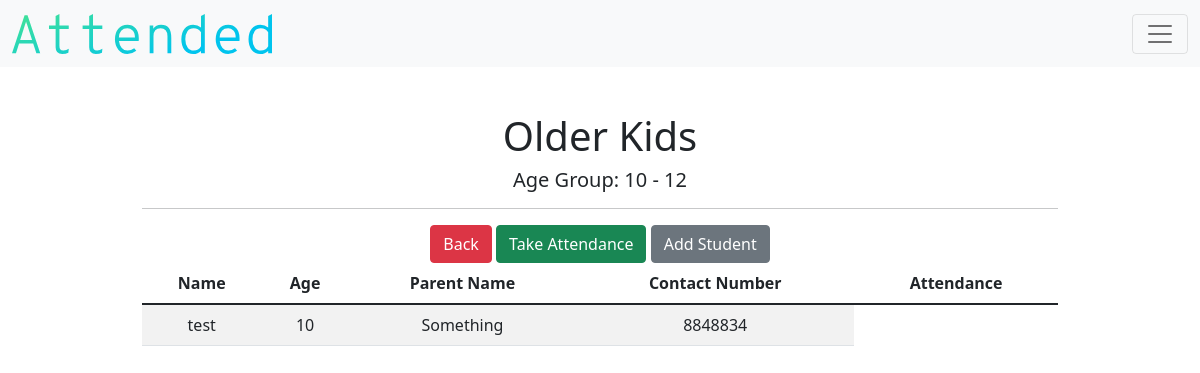
Page /detail_class/4 (signed in) on the committed database.
### models.py (models this page shows)
class Class(db.Model):
    __tablename__ = "class"
    id = db.Column(db.Integer, primary_key=True)
    teacher_id = db.Column(db.Integer, db.ForeignKey("teacher.id"))
    name = db.Column(db.String(), nullable=False)
    lowest_age = db.Column(db.Integer, nullable=False)
    highest_age = db.Column(db.Integer, nullable=False)
    count = db.Column(db.Integer)

class Student(db.Model):
    __tablename__ = "student"
    id = db.Column(db.Integer, primary_key=True)
    teacher_id = db.Column(db.Integer, db.ForeignKey("teacher.id"))
    class_id = db.Column(db.Integer, nullable=True)
    name = db.Column(db.String(), nullable=False)
    birth = db.Column(db.String(),nullable=False)
    age = db.Column(db.Integer(), nullable=False)
    parent = db.Column(db.String(), nullable=False)
    parent2 = db.Column(db.String(), nullable=True)
    number = db.Column(db.Integer, nullable=False)
    number2 = db.Column(db.Integer, nullable=True)
    email = db.Column(db.String(), nullable=False)
    email2 = db.Column(db.String(), nullable=True)
    address = db.Column(db.String(), nullable=False)
    city = db.Column(db.String(), nullable=False)
    state = db.Column(db.String(), nullable=False)
    postcode = db.Column(db.Integer, nullable=False)

### application.py (the view)
@app.route("/detail_class/<string:id>")
def detail_class(id):
    if not current_user.is_authenticated:
        return redirect("/login")
    else:
        TABLE_HEADERS=["Name", "Age", "Parent Name", "Contact Number", "Attendance"]
        teacher = current_user.get_id()
        class_object = Class.query.filter_by(id = id).first()
        students = Student.query.filter_by(class_id=id, teacher_id=teacher)
        return render_template("detail-class.html", classes=class_object, headers=TABLE_HEADERS, students=students)

### application.py (called while the page is built)
@login.user_loader
def load_user(id):
    return Teacher.query.get(id)

### templates/detail-class.html
{% extends "layout.html" %}
{% block main %}
        <h1>{{classes.name}}</h1>
        <h5> Age Group: {{classes.lowest_age}} - {{classes.highest_age}} </h5>
        <hr>
        <div class="d-grid gap-2 d-md-block">
          <a class="btn btn-danger" id="detail-class-back" href="/class" type="button">Back</a>
          <a class="btn btn-success" id="detail-class-attendance" href="#" role="button">Take Attendance</a>
          <a class="btn btn-secondary" id="detail-class-add" href="/add_student_class/{{classes.id}}" role="button">Add Student</a>
        </div>
        <div class="table-responsive">
          <table class="table table-striped table-hover">
                  <thead>
                          <tr>
                                  {% for header in headers %}
                                  <th> {{ header }} </th>
                                  {% endfor %}
                          </tr>
                          <tbody>
                          {% for student in students %}
                          <tr>
                                  <td>{{student.name}}</td>
                                  <td> {{student.age }} </td>
                                  <td> {{student.parent}} </td>
                                  <td> {{student.number}} </td>
                          </tr>
                          {% endfor %}
                  </tbody>
                  </thead>
          </table>
        </div>
{% endblock %}

### rows in the picture
Class: name "Older Kids", lowest_age "10", highest_age "12"
Student: name "test", age "10", parent "Something", number "8848834"

### other values in the picture
{{ header }} "Name" "Age" "Parent Name" "Contact Number" "Attendance"
